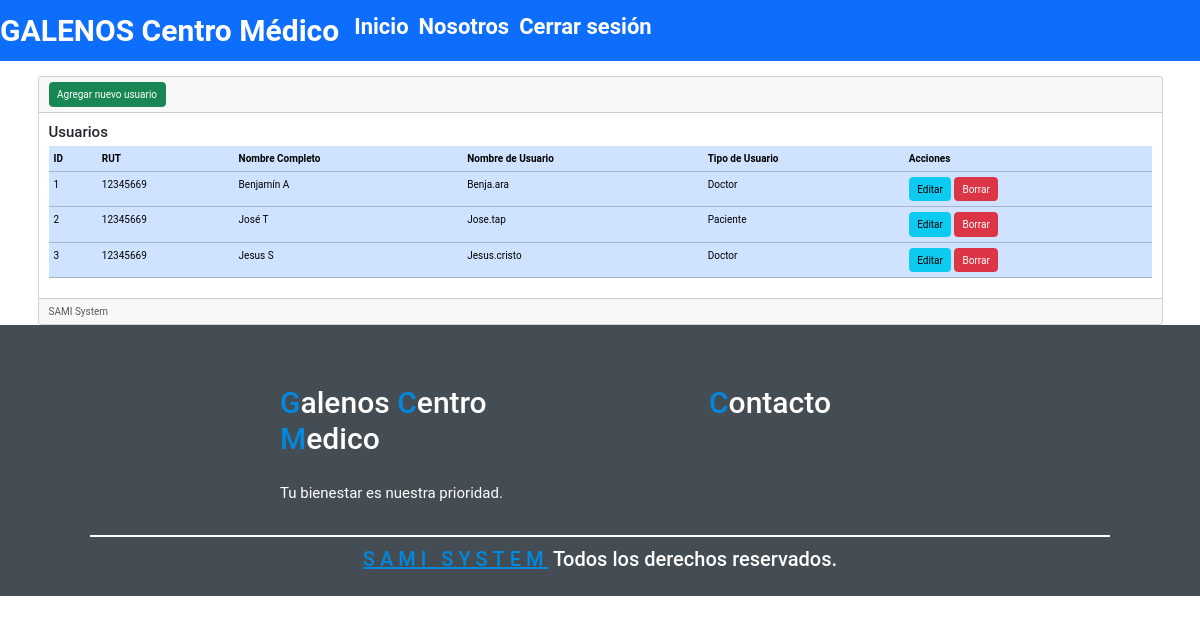
/usuarios, run on an earlier commit of the app's database.
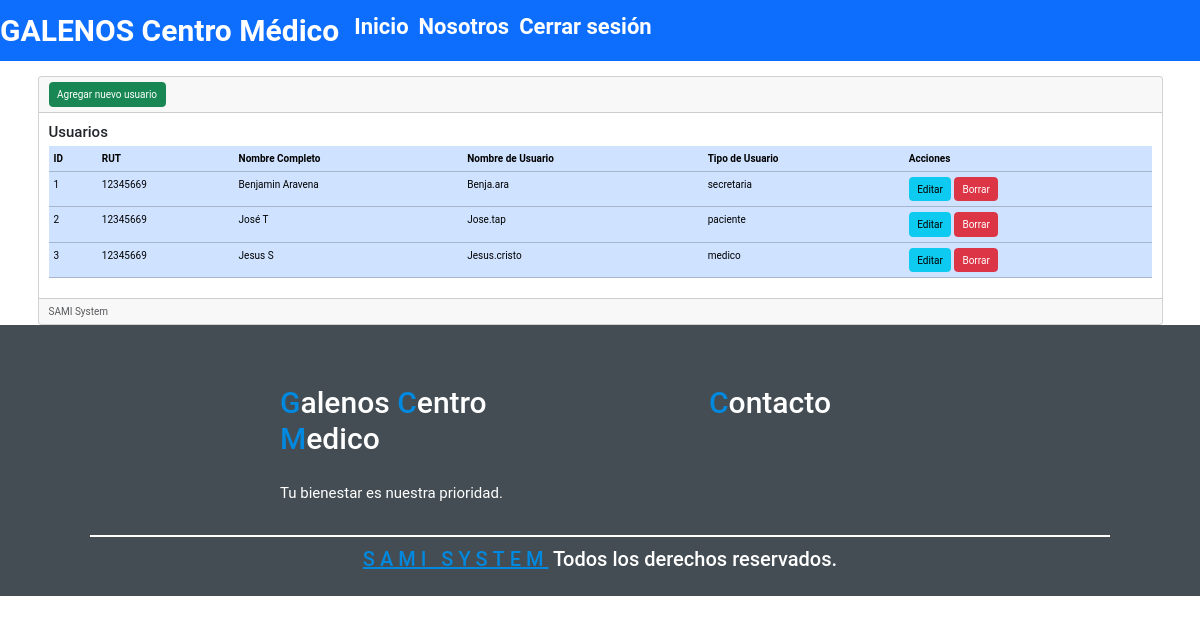
And on a later commit of the database.
### crud/models.py (models this page shows, shortened)
class Usuario(models.Model):
    code = models.AutoField(primary_key=True, verbose_name="codigo")
    rut = models.CharField(max_length=12)
    nombre_usuario = models.CharField(max_length=20, verbose_name="Nombre Usuario")
    nombre_completo = models.CharField(max_length=50, verbose_name="Nombre Completo")
    correo = models.EmailField(max_length=100, blank=True, null=True)  # Campo de correo
    contrasenna = models.CharField(max_length=20, verbose_name="Contraseña")
    tipo_usuario = models.CharField(max_length=20, choices=TIPO_USUARIO_CHOICES, verbose_name="Tipo Usuario")

### crud/views.py (the view)
# urls.py: path('usuarios', views.usuarios, name='usuarios'),  # Lista de usuarios
def usuarios(request):
    usuarios= Usuario.objects.all()
    return render(request, 'usuarios/index.html', {'usuarios': usuarios})

### crud/templates/usuarios/index.html (shortened to what this page needs)
{% extends "base.html" %}
    {% block contenido %}
    <div class="card">
        <div class="card-header">
            <a name=""
                id=""
                class="btn btn-success"
                href="{% url 'crear' %}"
                role="button">Agregar nuevo usuario</a
            >
        </div>
        <div class="card-body">
            <h4 class="card-title">Usuarios</h4>
            <div class="table-responsive">
                <table class="table table-primary">
                    <thead>
                        <tr>
                            <th scope="col">ID</th>
                            <th scope="col">RUT</th>
                            <th scope="col">Nombre Completo</th>
                            <th scope="col">Nombre de Usuario</th>
                            <th scope="col">Tipo de Usuario</th>
                            <th scope="col">Acciones</th>
                        </tr>
                    </thead>
                    <tbody>
                        {% for usuario in usuarios %}
                        <tr class="">
                            <td scope="row">{{ usuario.code }}</td>
                            <td>{{ usuario.rut }}</td>
                            <td>{{ usuario.nombre_completo }}</td>
                            <td>{{ usuario.nombre_usuario }}</td>
                            <td>{{ usuario.tipo_usuario }}</td>
                            <td>
                                <a name="" id="" class="btn btn-info" href="{% url 'editar' usuario.code %}" role="button">Editar</a>
                                <a name="" id="" class="btn btn-danger" href="{% url 'eliminar' usuario.code %}" role="button">Borrar</a>
                            </td>
                        </tr>
                        {% endfor %}
                    </tbody>
                </table>
            </div>
        </div>
        <div class="card-footer text-muted">
            SAMI System
        </div>
    </div>
    {% endblock %}

### crud/templates/base.html (shortened to what this page needs)
{% load static %}
<!doctype html>
<html lang="en">
    <head>
        <link
            href="https://cdn.jsdelivr.net/npm/bootstrap@5.3.2/dist/css/bootstrap.min.css"
            rel="stylesheet"
        />
        <link rel="stylesheet" href="https://cdnjs.cloudflare.com/ajax/libs/font-awesome/6.5.2/css/all.min.css">
        <link rel="stylesheet" href="{% static 'core/css/style.css' %}">
    </head>
    <body>
        <nav class="navbar navbar-expand navbar-light bg-primary">
            <div class="nav navbar-nav">
                <a class="navbar-brand" href="{% url 'inicio' %}" style="color: white; font-weight: bolder; font-size: 30px;">GALENOS Centro Médico</a>
                <a class="nav-item nav-link active" href="{% url 'inicio' %}" aria-current="page" style="color: white; font-weight: bold; font-size: 22px;">Inicio</a>
                <a class="nav-item nav-link active" href="{% url 'nosotros' %}" aria-current="page" style="color: white; font-weight: bold; font-size: 22px;">Nosotros</a>
                <a class="nav-item nav-link active" href="{% url 'login' %}" aria-current="page" style="color: white; font-weight: bold; font-size: 22px;">Cerrar sesión</a>
            </div>
        </nav>
        <div class="container">
                <div class="row justify-content-center align-items-center g-2">
                    <div class="col-12">
                        <br/>
                        {% block contenido %} {% endblock %}
                    </div>
                </div>
        </div>
    </body>
<section class="footer">
    <div class="box">
        <h2 class="logo"><span>G</span>alenos  <span>C</span>entro <span>M</span>edico</h2>
        <p>Tu bienestar es nuestra prioridad.</p>
    </div>
    <div class="box">
        <h2 class="logo"><span>C</span>ontacto</h2>
    </div>
    <h1 class="credit"><span>SAMI SYSTEM</span> Todos los derechos reservados.</h1>
</section>
</html>

### crud/static/core/css/style.css (style rules this page uses)
:root { --blue:#0188df; --black:#444d53; --wight:#fff; }
* { font-family: "Roboto", sans-serif; margin: 0; padding: 0; text-decoration: none; outline: none; box-sizing: border-box; transition: all linear .2s; }
html { font-size: 62.5%; overflow-x: hidden; }
.footer { background: var(--black); display: flex; justify-content: center; flex-wrap: wrap; padding: 2rem 0; }
.footer .box { width: 30rem; margin: 2rem; text-align: center; }
.footer .box:nth-child(1) { text-align: left; }
.footer .box .logo { padding: 2rem 0; font-size: 3rem; color: var(--wight); }
.footer .box .logo span { color: var(--blue); }
.footer .box p { font-size: 1.5rem; color: var(--wight); }
.footer .credit { width: 85%; padding-top: 1rem; font-size: 2rem; color: var(--wight); text-align: center; border-top: .2rem solid var(--wight); }
.footer .credit span { color: var(--blue); text-decoration: underline; letter-spacing: .5rem; }

What changed in the data, as far as the page shows it:
changed Usuario "Benja.ara": nombre_completo "Benjamín A" → "Benjamin Aravena"; tipo_usuario "Doctor" → "secretaria"
changed Usuario "José T": tipo_usuario "Paciente" → "paciente"
changed Usuario "Jesus S": tipo_usuario "Doctor" → "medico"
